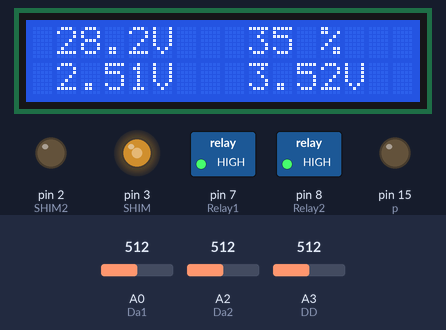
Bench run of a sketch on a simulated Arduino Uno, built with avr-gcc and run on an emulated ATmega328P. Parts: 16×2 character LCD, switched loads named in the sketch (green lamp = pin HIGH), output pins drawn as LEDs (lit = HIGH). Dashed ring = blinking. Inputs (shaded band) come from the test bench; at power-on: A0 (Da1) = 512, A2 (Da2) = 512, A3 (DD) = 512. What the sketch prints to the serial monitor is not drawn.

Above: at 1.3 s.
1.4 s: A0 (Da1) set to 61
At 2.5 s:
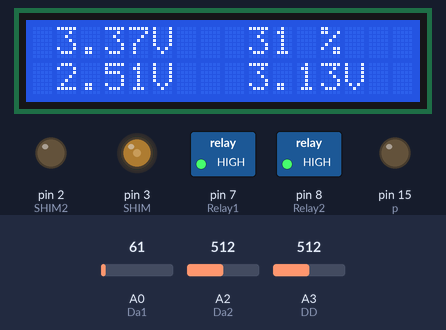
4.4 s: A0 (Da1) set to 51
At 6.0 s:
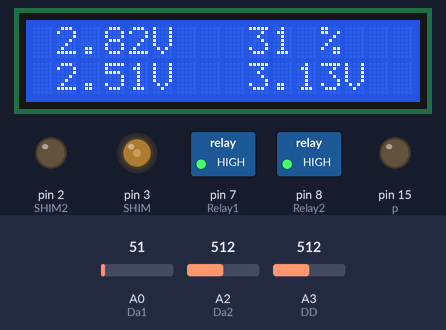
7.4 s: A2 (Da2) set to 716
At 9.2 s:
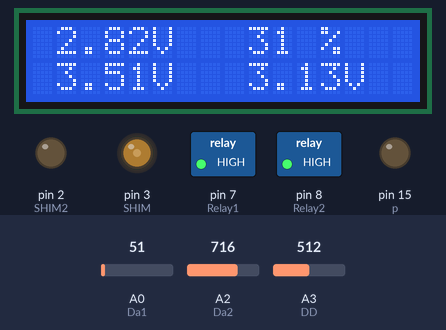
9.5 s: A2 (Da2) set to 900
At 12.2 s:
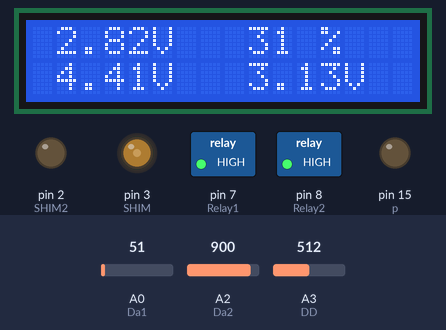
12.5 s: A0 (Da1) set to 86
At 13.7 s:
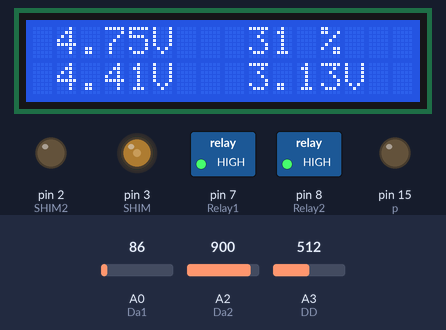
14.8 s: A0 (Da1) set to 100
At 16.1 s:
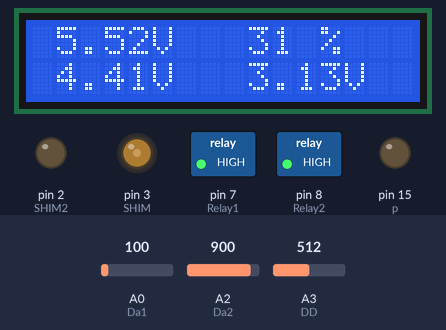
Timing chart, 0 to 18.1 s (numbered marks = the images above; inputs shaded):
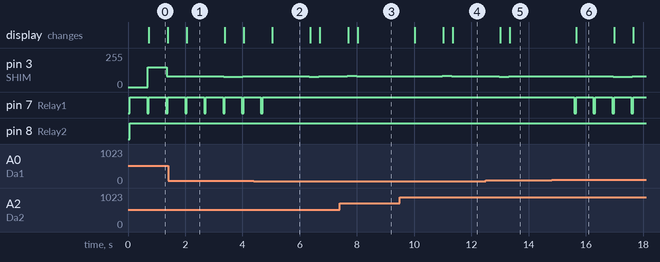

Measured:
- the behaviour switches between 57 and 56 on A0 (Da1) (found by bisection; images 1 and 2)
- the behaviour switches between 90 and 91 on A0 (Da1) (found by bisection; images 5 and 6)
- after the input at 1.4 s, the display: changes after 0.66 s (image 1)
- after the input at 4.4 s, pin 7 (Relay1): goes on until 4.7 s, then stays HIGH; the display: changes after 0.64 s (image 2)
- after the input at 7.4 s, pin 3 (SHIM): 80/255 → 83/255 after 0.26 s, → 80/255 0.33 s later; the display: first changes after 0.29 s (image 3 shows a later state)
- after the input at 9.5 s, the display: changes after 0.52 s (image 4)
- after the input at 12.5 s, the display: first changes after 0.51 s (image 5 shows a later state)
- after the input at 14.8 s, pin 7 (Relay1): alternates HIGH for 0.60 s and LOW for 0.06 s, starting after 0.80 s; the display: changes after 0.86 s (image 6)

The sketch:

SHIM2.ino
```cpp
#include <Wire.h>
#include <LiquidCrystal_I2C.h>
LiquidCrystal_I2C lcd(0x3F, 2, 1, 0, 4, 5, 6, 7, 3, POSITIVE);
double DM = 3.0;
double DH = 4.0;
int Da1 = A0;
int Da2 = A2;
int DD = A3;
int Relay1 = 7;
int Relay2 = 8;
int SHIM = 3;
int SHIM2 = 2;
float Data1 = 0;
float Data2 = 0;
float DataD = 0;
int Dat1 = 0;
int Dat2 = 0;
int DatD = 0;
int Dat4 = 0;
float Data11 = 0;
float Data12 = 0;
float Data1D = 0;
long previousMillis = 0;
long prevMillis = 0;
long prMillis = 0;
long pr2Millis = 0;
long prqMillis = 0;
long interval = 1000;
long interval1 = 3000;
long interval2 = 4000;
long interval3 = 3000;
int Nach = 150;
int p = 15;
double DDR = 0;
float R1 = 10000.0;
float R2 = 970.0;
float Nach2 = 0;
float Nach1 = 0;

void setup() {
  Serial.begin(9600);
  pinMode(Relay1, OUTPUT);
  pinMode(Relay2, OUTPUT);
  pinMode(SHIM, OUTPUT);
  pinMode(SHIM2, OUTPUT);
  lcd.begin(16, 2);
  lcd.clear();
  pinMode(p, OUTPUT);
}

void(* resetFunc) (void) = 0;

void loop() {
	Dat4 = analogRead(SHIM2);
	if (Dat2 >= 512){
	Nach = 80;
	}
  digitalWrite(Relay1, HIGH);
  digitalWrite(Relay2, HIGH);
  Dat1 = analogRead(Da1);
  delay(100);
  Dat2 = analogRead(Da2);
  delay(100);
  DatD = analogRead(DD);
  delay(100);
  Data11 = (Dat1 * 5.0) / 1024.0;
  Data1D = (DatD * 5.0) / 1024.0;
  Data1 = Data11 / (R2 / (R1 + R2));
  Data2 = Dat2 * 0.0049;
  DataD = Data1D / (R2 / (R1 + R2));
  unsigned long REb = millis();
  unsigned long currentMillis = millis();
  unsigned long curMillis = millis();
  unsigned long cMillis = millis();
  unsigned long cqMillis = millis();
  unsigned long c2Millis = millis();
  previousMillis = currentMillis;
  prevMillis = curMillis;
  prMillis = cMillis;
  DDR = Data1 - Data2;
  if (DDR >= 0.6) {
    do {
      Nach2 = (Nach / 51.2) * 2;
      Nach1 = (Nach / 256) * 100;
      Dat1 = analogRead(Da1);
      delay(100);
      Dat2 = analogRead(Da2);
      delay(100);
      DatD = analogRead(DD);
      delay(100);
      Data11 = (Dat1 * 5.0) / 1024.0;
      Data1D = (DatD * 5.0) / 1024.0;
      Data1 = Data11 / (R2 / (R1 + R2));
      Data2 = Dat2 * 0.0049;
      DataD = Data1D / (R2 / (R1 + R2));
      digitalWrite(Relay1, LOW);
      if (currentMillis - previousMillis > interval) {
        previousMillis = currentMillis;
        digitalWrite(Relay1, HIGH);
      }
      if (curMillis - interval - prevMillis > interval1) {
        prevMillis = curMillis;
        digitalWrite(Relay2, LOW);
        if (cMillis - interval2 - prMillis > interval2) {
          prMillis = cMillis;
          digitalWrite(Relay2, HIGH);
        }
      }
      lcd.setCursor(1, 0);
      lcd.print(Data1);
      lcd.setCursor(5, 0);
      lcd.print("V");
      lcd.setCursor(1, 1);
      lcd.print(Data2);
      lcd.setCursor(5, 1);
      lcd.print("V");
      lcd.setCursor(9, 0);
      lcd.print(Nach1);
      if (Nach1 <= 99 || Nach1 >= 10) {
        lcd.setCursor(11, 0);
        lcd.print(" %  ");
      } else if (Nach1 <= 9) {
        lcd.setCursor(10, 0);
        lcd.print(" % ");
      }
      lcd.setCursor(9, 1);
      lcd.print(Nach2);
      lcd.setCursor(13, 1);
      lcd.print("V");
    } while (DDR < 0.6);
  }
  if (Data2 > Data1) {
    if (cqMillis - prqMillis > interval3) {
      prqMillis = cqMillis;
      Nach = Nach + 3;
      if (Nach >= 90) {
        Nach = 90;
      }
    }
      analogWrite(SHIM, Nach);
    }
    if (Data1 > Data2) {
      if (c2Millis - pr2Millis > interval3) {
        pr2Millis = c2Millis;
      Nach = Nach - 3;
      if (Nach <= 52) {
        Nach = 52;
      }
      }
      analogWrite(SHIM, Nach);

    }
    if (Nach <= 52) {
      Nach = 52;
    } else if (Nach >= 90) {
      Nach = 90;
    }
    Nach1 = Nach / 2.56;
    Nach2 = (Nach / 51.2) * 2;
    lcd.setCursor(1, 0);
    lcd.print(Data1);
    lcd.setCursor(5, 0);
    lcd.print("V");
    lcd.setCursor(1, 1);
    lcd.print(Data2);
    lcd.setCursor(5, 1);
    lcd.print("V");
    lcd.setCursor(9, 0);
    lcd.print(Nach1);
    if (Nach1 <= 99 || Nach1 >= 10) {
      lcd.setCursor(11, 0);
      lcd.print(" %  ");
    } else if (Nach1 <= 9) {
      lcd.setCursor(10, 0);
      lcd.print(" % ");
    }
    lcd.setCursor(9, 1);
    lcd.print(Nach2);
    lcd.setCursor(13, 1);
    lcd.print("V");
    Serial.println(Data1);
    Serial.println(Dat1);
    Serial.println(Data11);
    Serial.println("  ");
	if (REb >= 7200000){
		resetFunc();
  }
}
```
